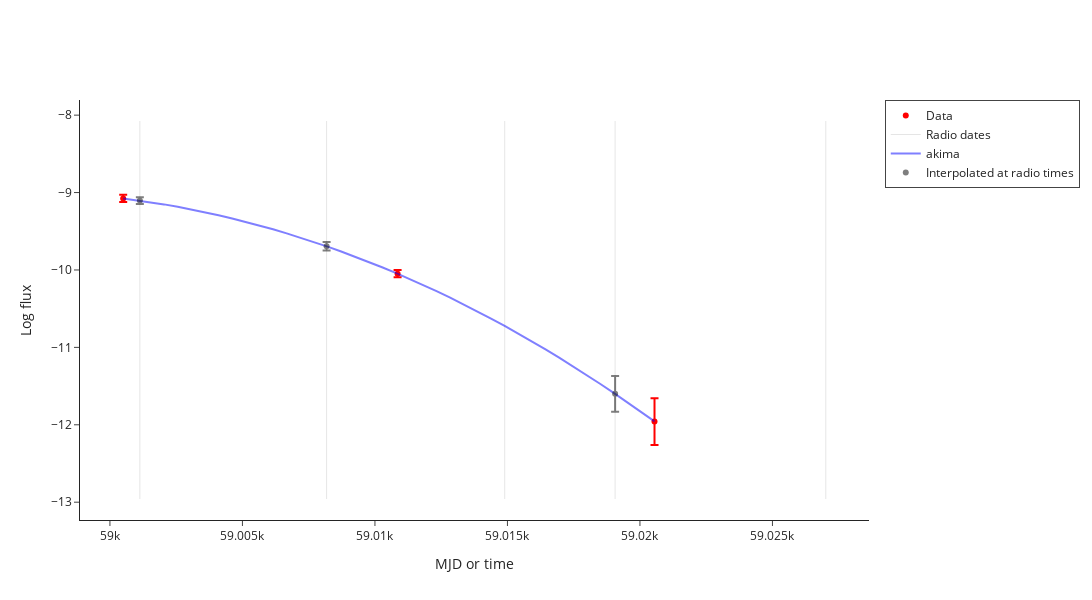

Notebook cell for this chart:
### Markdown cell above
# Interpolation

### Code cell
interpolated_data = make_interpolated_Lr_Lx_df(radio_df, xray_df, source_df, plotly=True)

### Figure 1 — Plotly figure (JSON) as saved in the notebook; plotly's stock layout.template omitted (floating-point values rounded to 4 significant figures)
{"data": [{"error_y": {"array": [0.0458, 0.04673, 0.3021], "type": "data", "visible": true}, "marker": {"color": "red"}, "mode": "markers", "name": "Data", "type": "scatter", "x": [59000.0, 59010.0, 59020.0], "y": [-9.076, -10.05, -11.96]}, {"marker": {"color": "red", "symbol": "triangle-down"}, "mode": "markers", "name": "3-sigma upper limits", "type": "scatter", "x": [], "y": []}, {"line": {"color": "black", "dash": "solid", "width": 1}, "mode": "lines", "name": "Radio dates", "opacity": 0.1, "showlegend": true, "type": "scatter", "x": [59000.0, 59000.0], "y": [-12.96, -8.076]}, {"line": {"color": "black", "dash": "solid", "width": 1}, "mode": "lines", "opacity": 0.1, "showlegend": false, "type": "scatter", "x": [59010.0, 59010.0], "y": [-12.96, -8.076]}, {"line": {"color": "black", "dash": "solid", "width": 1}, "mode": "lines", "opacity": 0.1, "showlegend": false, "type": "scatter", "x": [59010.0, 59010.0], "y": [-12.96, -8.076]}, {"line": {"color": "black", "dash": "solid", "width": 1}, "mode": "lines", "opacity": 0.1, "showlegend": false, "type": "scatter", "x": [59020.0, 59020.0], "y": [-12.96, -8.076]}, {"line": {"color": "black", "dash": "solid", "width": 1}, "mode": "lines", "opacity": 0.1, "showlegend": false, "type": "scatter", "x": [59030.0, 59030.0], "y": [-12.96, -8.076]}, {"line": {"color": "blue", "dash": "solid"}, "mode": "lines", "name": "akima", "opacity": 0.5, "type": "scatter", "x": [59000.0, 59000.0, 59000.0, 59000.0, 59000.0, 59000.0, 59000.0, 59000.0, 59000.0, 59010.0, 59010.0, 59010.0, 59010.0, 59010.0, 59010.0, 59010.0, 59010.0, 59010.0, 59010.0, 59010.0, 59010.0, 59010.0, 59010.0, 59010.0, 59010.0, 59010.0, 59010.0, 59010.0, 59010.0, 59020.0, 59020.0, 59020.0, 59020.0, 59020.0, 59020.0, 59020.0, 59020.0, 59020.0, 59020.0, 59020.0], "y": [-9.076, -9.099, -9.124, -9.153, -9.184, -9.217, -9.254, -9.292, -9.334, -9.378, -9.425, -9.475, -9.527, -9.582, -9.639, -9.699, -9.761, -9.826, -9.894, -9.965, -10.04, -10.11, -10.19, -10.27, -10.36, -10.45, -10.54, -10.63, -10.72, -10.82, -10.92, -11.03, -11.13, -11.24, -11.35, -11.47, -11.59, -11.71, -11.83, -11.96]}, {"error_y": {"array": [0.04379, 0.0548, NaN, 0.2313, NaN], "type": "data", "visible": true}, "marker": {"color": "black"}, "mode": "markers", "name": "Interpolated at radio times", "opacity": 0.5, "type": "scatter", "x": [59000.0, 59010.0, 59010.0, 59020.0, 59030.0], "y": [-9.104, -9.695, NaN, -11.6, NaN]}, {"marker": {"color": "black", "symbol": "triangle-down"}, "mode": "markers", "showlegend": false, "type": "scatter", "x": [], "y": []}], "layout": {"height": 600, "legend": {"borderwidth": 1}, "width": 1200, "xaxis": {"title": {"text": "MJD or time"}}, "yaxis": {"title": {"text": "Log flux"}}}}
